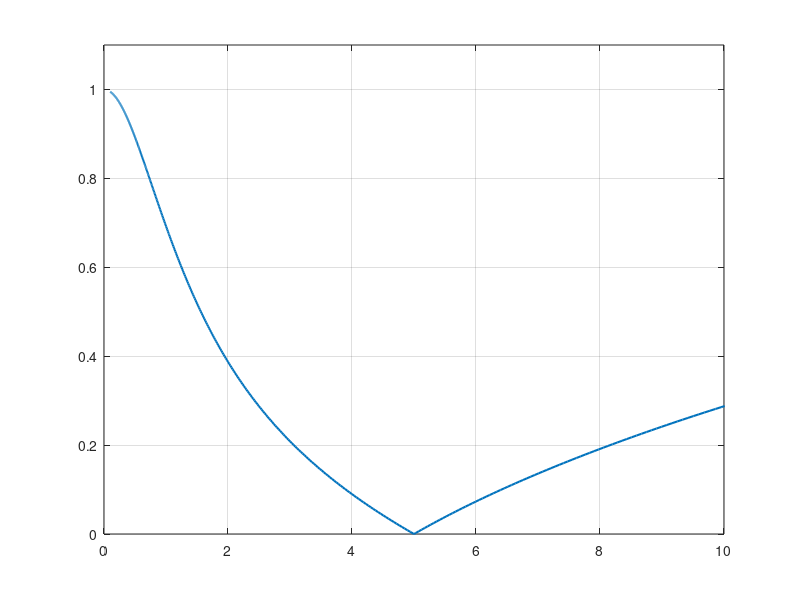

Write MATLAB code to recreate this figure. (Note: this script raises an error after producing the figure.)
width = 800;
height = 600;
resolution = 300;
a = 1;
t1 = 0;
t2 = 2*pi;
N = 500;
b = 0;
c = 0.5;
d = 10;
dt = 0.1;
Fs = 1/dt;
T = N*dt; 
t = (-T/2 : dt : T/2-dt)';

f_Hz = (0:N-1)' * Fs/N; 
omega = 2*pi * f_Hz;
momega = 2*pi*(N-1)*Fs/N;
norm_omega = (-momega/2 : 2*pi*Fs/N : momega/2);

%T_arr = [0.1, 0.5, 1.25, 2.0];
a1 = 0;
a2 = 25;
b1 = 25;
b2 = 25;
%a_arr = [1.0, 2.0, 7.5, 10.0];


xi = -1 + 2 * rand(N, 1);
g = zeros(size(t));
g((t >= t1 & t <= t2)) = a;
y = g + b*xi + c * sin(d * t);

w = tf([1, a1, a2], [1, b1, b2]);
    
figure;
[amp, ~, wout] = bode(w);
amp = squeeze(amp);
plot(wout, amp, 'LineWidth', 1.5);
grid on;
ylim([0 1.1]);
xlim([0 10]);
xlabel("w", FontSize=24);
ylabel("W(iw)",FontSize=24);
title("АЧХ динамического фильтра при b1 = " + b1, FontSize=24);
legend("АЧХ динамического фильтра b1 = " + b1, 'Location', 'northeast', fontsize=18);
set(gcf, 'Units', 'pixels', 'Position', [100, 100, 1200, 800]);
exportgraphics(gcf, "filter_ach_b1_" + b1 + ".png", 'Resolution', 300);
    
w_d = c2d(w, dt, 'foh');
[H_d, ~] = freqz(w_d.Num{1}, w_d.Den{1}, N, 'whole');
    
Y = fft(y);
H_d = H_d(:);  % Явно делаем столбцом
Y = Y(:);
y_fil_rev = real(ifft(Y .* H_d));
    
y_fil = lsim(w, y, t);
    
y_fur = fftshift(fft(y));
g_fur = fftshift(fft(g));
fil_fur = fftshift(fft(y_fil));
Y_fur_plot = fftshift(Y .* H_d);

figure;
plot(t, g, 'LineWidth', 3.5, color="blue");
hold on;
plot(t, y, 'LineWidth', 0.5, color="red");
hold on;
plot(t, y_fil, 'LineWidth', 3.5, color="green");
hold off;
grid on;
ylim([-0.5 1.5]);
xlim([-T/2 T/2]);
xlabel("t", FontSize=24);
ylabel("y(t)",FontSize=24);
title("Фильтрация сигнала при b1 = " + b1, FontSize=24);
legend("Оригинал", "Зашумлённая функция", "Фильтрованная функция",  'Location', 'northeast', fontsize=14);
set(gcf, 'Units', 'pixels', 'Position', [100, 100, 1200, 800]);
exportgraphics(gcf, "filter_b1_" + b1 + ".png", 'Resolution', 300);

figure;
plot(t, y_fil, 'LineWidth', 3.5, color="green");
hold on;
plot(t, y_fil_rev, 'LineWidth', 1.0, color="red");
hold off;
grid on;
xlabel("t", FontSize=24);
ylabel("y(t)",FontSize=24);
title("Сравнение сигналов при b1 = " + b1, FontSize=24);
legend("lsim (временной)", "ifft (частотный)",  'Location', 'northeast', fontsize=14);
set(gcf, 'Units', 'pixels', 'Position', [100, 100, 1200, 800]);
exportgraphics(gcf, "filter_transf_b1_" + b1 + ".png", 'Resolution', 300);

figure;
plot(norm_omega, abs(y_fur), 'LineWidth', 1.5, color="blue");
hold on;
plot(norm_omega, abs(g_fur), 'LineWidth', 0.5, color="red");
hold on;
plot(norm_omega, abs(fil_fur), 'LineWidth', 1.0, color="green");
hold off;
grid on;
ylim([-1.5 50.5]);
xlim([-momega/2 momega/2]);
xlabel("w", FontSize=24);
ylabel("y(w)",FontSize=24);
title("Сравнение фурье-образов при b1 = " + b1, FontSize=24);
legend("Образ зашумлённой функции", "Образ исходной функции", "Образ фильтрованной функции",  'Location', 'northeast', fontsize=14);
set(gcf, 'Units', 'pixels', 'Position', [100, 100, 1200, 800]);
exportgraphics(gcf, "fur_imgs_g_b1_" + b1 + ".png", 'Resolution', 300);

figure;
plot(norm_omega, abs(fil_fur), 'LineWidth', 3.5, color="green");
hold on;
plot(norm_omega, abs(Y_fur_plot), 'LineWidth', 1.0, color="red");
hold off;

grid on;
ylim([-1.5 50.5]);
xlim([-momega/2 momega/2]);
xlabel("w", FontSize=24);
ylabel("y(w)",FontSize=24);
title("Сравнение фурье-образов при b1 = " + b1, FontSize=24);
legend("Умножение на передаточную функцию", "Образ фильтрованной функции",  'Location', 'northeast', fontsize=14);
set(gcf, 'Units', 'pixels', 'Position', [100, 100, 1200, 800]);
exportgraphics(gcf, "fur_imgs_w_b1_" + b1 + ".png", 'Resolution', 300);
